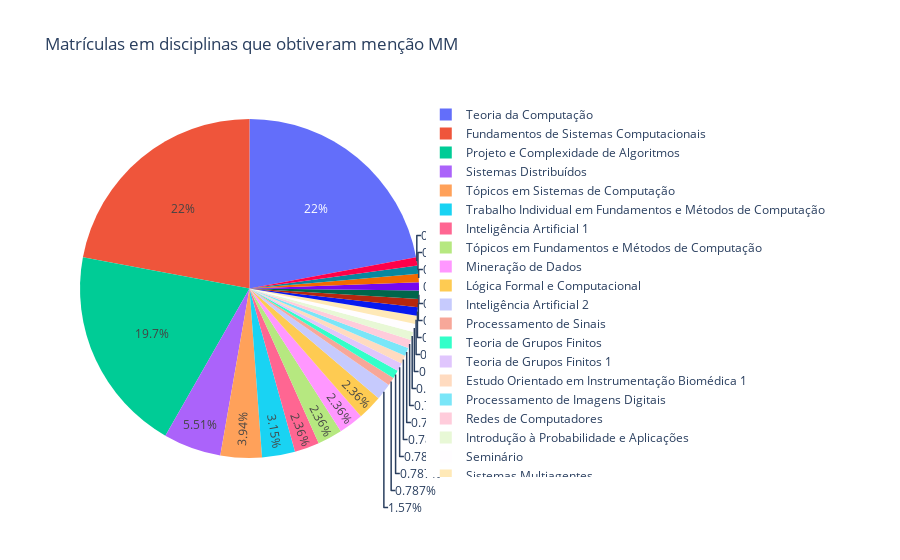

The cell this chart's notebook holds for it:
### Code cell
dfmm = df[df.Menção == 'MM']

fig = px.pie(dfmm, names='Disciplina', title='Matrículas em disciplinas que obtiveram menção MM')
fig.show()

### Figure 1 — Plotly figure (JSON) as saved in the notebook; plotly's stock layout.template omitted (floating-point values rounded to 4 significant figures)
{"data": [{"domain": {"x": [0, 1], "y": [0, 1]}, "hovertemplate": "Disciplina=%{label}<extra></extra>", "labels": ["Teoria da Computação                                                  ", "Teoria da Computação                                                  ", "Tópicos em Sistemas de Computação                                     ", "Processamento de Sinais                                               ", "Inteligência Artificial 2                                             ", "Sistemas Distribuídos                                                 ", "Teoria da Computação                                                  ", "Teoria da Computação                                                  ", "Inteligência Artificial 2                                             ", "Teoria da Computação                                                  ", "Teoria da Computação                                                  ", "Inteligência Artificial 1                                             ", "Projeto e Complexidade de Algoritmos                                  ", "Projeto e Complexidade de Algoritmos                                  ", "Teoria de Grupos Finitos                                              ", "Teoria de Grupos Finitos 1                                            ", "Fundamentos de Sistemas Computacionais                                ", "Fundamentos de Sistemas Computacionais                                ", "Projeto e Complexidade de Algoritmos                                  ", "Fundamentos de Sistemas Computacionais                                ", "Estudo Orientado em Instrumentação Biomédica 1                        ", "Teoria da Computação                                                  ", "Teoria da Computação                                                  ", "Teoria da Computação                                                  ", "Teoria da Computação                                                  ", "Processamento de Imagens Digitais                                     ", "Redes de Computadores                                                 ", "Fundamentos de Sistemas Computacionais                                ", "Projeto e Complexidade de Algoritmos                                  ", "Projeto e Complexidade de Algoritmos                                  ", "Fundamentos de Sistemas Computacionais                                ", "Sistemas Distribuídos                                                 ", "Teoria da Computação                                                  ", "Fundamentos de Sistemas Computacionais                                ", "Projeto e Complexidade de Algoritmos                                  ", "Fundamentos de Sistemas Computacionais                                ", "Projeto e Complexidade de Algoritmos                                  ", "Projeto e Complexidade de Algoritmos                                  ", "Fundamentos de Sistemas Computacionais                                ", "Projeto e Complexidade de Algoritmos                                  ", "Introdução à Probabilidade e Aplicações                               ", "Tópicos em Fundamentos e Métodos de Computação                        ", "Mineração de Dados                                                    ", "Teoria da Computação                                                  ", "Teoria da Computação                                                  ", "Teoria da Computação                                                  ", "Teoria da Computação                                                  ", "Teoria da Computação                                                  ", "Trabalho Individual em Fundamentos e Métodos de Computação            ", "Fundamentos de Sistemas Computacionais                                ", "Tópicos em Fundamentos e Métodos de Computação                        ", "Seminário                                                             ", "Inteligência Artificial 1                                             ", "Lógica Formal e Computacional                                         ", "Fundamentos de Sistemas Computacionais                                ", "Projeto e Complexidade de Algoritmos                                  ", "Lógica Formal e Computacional                                         ", "Sistemas Distribuídos                                                 ", "Teoria da Computação                                                  ", "Teoria da Computação                                                  ", "Teoria da Computação                                                  ", "Fundamentos de Sistemas Computacionais                                ", "Projeto e Complexidade de Algoritmos                                  ", "Teoria da Computação                                                  ", "Projeto e Complexidade de Algoritmos                                  ", "Fundamentos de Sistemas Computacionais                                ", "Projeto e Complexidade de Algoritmos                                  ", "Projeto e Complexidade de Algoritmos                                  ", "Tópicos em Sistemas de Computação                                     ", "Fundamentos de Sistemas Computacionais                                ", "Fundamentos de Sistemas Computacionais                                ", "Sistemas Multiagentes                                                 ", "Trabalho Individual em Fundamentos e Métodos de Computação            ", "Projeto e Complexidade de Algoritmos                                  ", "Tópicos em Sistemas de Computação                                     ", "Sistemas Distribuídos                                                 ", "Fundamentos de Sistemas Computacionais                                ", "Projeto e Complexidade de Algoritmos                                  ", "Projeto e Complexidade de Algoritmos                                  ", "Fundamentos de Sistemas Computacionais                                ", "Projeto e Complexidade de Algoritmos                                  ", "Fundamentos de Sistemas Computacionais                                ", "Projeto e Complexidade de Algoritmos                                  ", "Teoria da Computação                                                  ", "Tópicos em Fundamentos e Métodos de Computação                        ", "Fundamentos de Sistemas Computacionais                                ", "Teoria da Computação                                                  ", "Trabalho Individual em Fundamentos e Métodos de Computação            ", "Estágio de Docência no Ensino de Graduação em Ciência da Computação   ", "Lógica Formal e Computacional                                         ", "Sistemas Distribuídos                                                 ", "Fundamentos de Sistemas Computacionais                                ", "Sistemas Distribuídos                                                 ", "Tópicos em Sistemas de Computação                                     ", "Fundamentos de Sistemas Computacionais                                ", "Fundamentos de Sistemas Computacionais                                ", "Tópicos Avançados em Sistemas Mecatrônicos 2                          ", "Fundamentos de Sistemas Computacionais                                ", "Algoritmos e Estruturas de Dados                                      ", "Mineração de Dados                                                    ", "Mineração de Dados                                                    ", "Fundamentos de Sistemas Computacionais                                ", "Projeto e Complexidade de Algoritmos                                  ", "Projeto e Complexidade de Algoritmos                                  ", "Construção de Software                                                ", "Projeto e Complexidade de Algoritmos                                  ", "Trabalho Individual em Fundamentos e Métodos de Computação            ", "Teoria da Computação                                                  ", "Teoria da Computação                                                  ", "Teoria de Prova                                                       ", "Teoria da Computação                                                  ", "Inteligência Artificial 1                                             ", "Processamento de Imagens                                              ", "Modelagem e Verificação de Sistemas Integrados em Silício             ", "Teoria da Computação                                                  ", "Projeto e Complexidade de Algoritmos                                  ", "Sistemas Distribuídos                                                 ", "Projeto e Complexidade de Algoritmos                                  ", "Projeto e Complexidade de Algoritmos                                  ", "Teoria da Computação                                                  ", "Fundamentos de Sistemas Computacionais                                ", "Tópicos em Sistemas de Computação                                     ", "Fundamentos de Sistemas Computacionais                                ", "Teoria da Computação                                                  ", "Fundamentos de Sistemas Computacionais                                ", "Fundamentos de Sistemas Computacionais                                ", "Fundamentos de Sistemas Computacionais                                "], "legendgroup": "", "name": "", "showlegend": true, "type": "pie"}], "layout": {"legend": {"tracegroupgap": 0}, "title": {"text": "Matrículas em disciplinas que obtiveram menção MM"}}}
